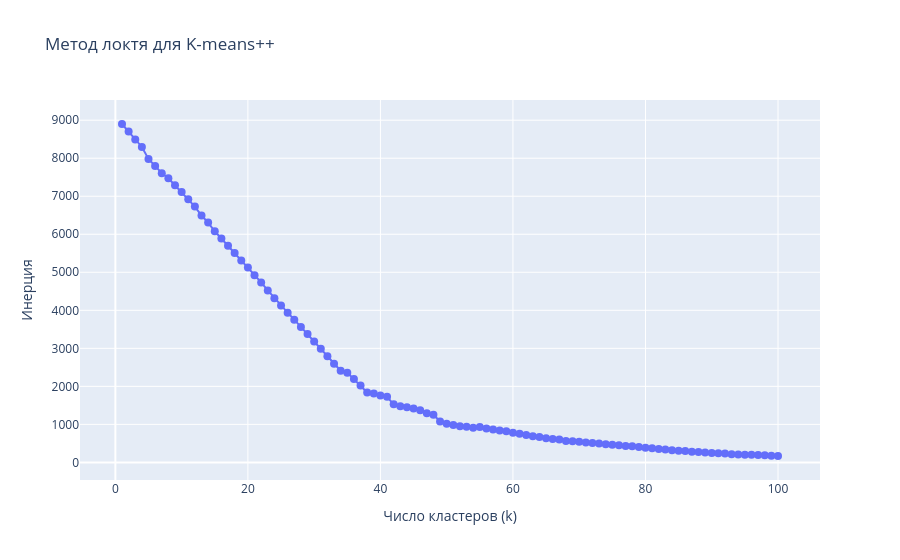

The cell this chart's notebook holds for it:
### Markdown cell above
## Метод локтя

### Code cell
inertia = []
K = range(1, 101)

for k in K:
    kmeans = KMeans(
        n_clusters=k,
        init="k-means++",
        random_state=42
    )
    kmeans.fit(X)
    inertia.append(kmeans.inertia_)

fig = go.Figure()

fig.add_trace(
    go.Scatter(
        x=list(K),
        y=inertia,
        mode="lines+markers",
        marker=dict(size=8),
        name="Inertia"
    )
)

fig.update_layout(
    title="Метод локтя для K-means++",
    xaxis_title="Число кластеров (k)",
    yaxis_title="Инерция"
)

pio.renderers.default = "vscode"
fig.show()

### Figure 1 — Plotly figure (JSON) as saved in the notebook; plotly's stock layout.template omitted (floating-point values rounded to 4 significant figures)
{"data": [{"marker": {"size": 8}, "mode": "lines+markers", "name": "Inertia", "type": "scatter", "x": [1, 2, 3, 4, 5, 6, 7, 8, 9, 10, 11, 12, 13, 14, 15, 16, 17, 18, 19, 20, 21, 22, 23, 24, 25, 26, 27, 28, 29, 30, 31, 32, 33, 34, 35, 36, 37, 38, 39, 40, 41, 42, 43, 44, 45, 46, 47, 48, 49, 50, 51, 52, 53, 54, 55, 56, 57, 58, 59, 60, 61, 62, 63, 64, 65, 66, 67, 68, 69, 70, 71, 72, 73, 74, 75, 76, 77, 78, 79, 80, 81, 82, 83, 84, 85, 86, 87, 88, 89, 90, 91, 92, 93, 94, 95, 96, 97, 98, 99, 100], "y": [8900.0, 8706.0, 8492.0, 8296.0, 7981.0, 7794.0, 7608.0, 7474.0, 7292.0, 7110.0, 6921.0, 6727.0, 6492.0, 6308.0, 6080.0, 5889.0, 5700.0, 5510.0, 5311.0, 5124.0, 4922.0, 4733.0, 4524.0, 4320.0, 4125.0, 3937.0, 3754.0, 3562.0, 3374.0, 3183.0, 2989.0, 2793.0, 2595.0, 2409.0, 2361.0, 2193.0, 2020.0, 1838.0, 1814.0, 1757.0, 1724.0, 1528.0, 1478.0, 1452.0, 1418.0, 1372.0, 1292.0, 1253.0, 1077.0, 1016.0, 983.1, 952.3, 936.0, 914.2, 933.4, 889.2, 863.5, 841.6, 818.1, 782.8, 750.2, 723.3, 687.7, 667.7, 634.0, 615.2, 602.4, 564.9, 553.5, 541.5, 523.9, 510.0, 496.9, 478.1, 465.3, 450.5, 433.1, 427.1, 405.2, 386.6, 372.5, 350.8, 336.1, 319.8, 309.5, 298.3, 281.3, 271.1, 261.8, 250.1, 243.4, 232.6, 216.1, 208.5, 201.6, 200.1, 193.2, 187.5, 175.0, 168.1]}], "layout": {"title": {"text": "Метод локтя для K-means++"}, "xaxis": {"title": {"text": "Число кластеров (k)"}}, "yaxis": {"title": {"text": "Инерция"}}}}
